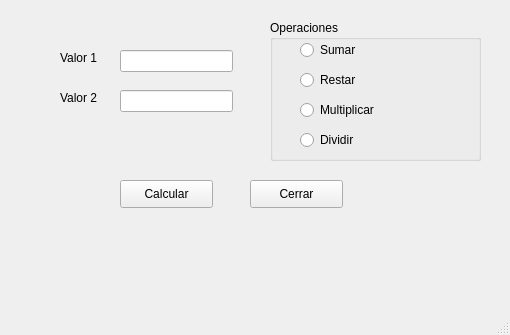
<?xml version="1.0" encoding="UTF-8"?>
<ui version="4.0">
 <class>MainWindow</class>
 <widget class="QMainWindow" name="MainWindow">
  <property name="geometry">
   <rect>
    <x>0</x>
    <y>0</y>
    <width>510</width>
    <height>335</height>
   </rect>
  </property>
  <property name="windowTitle">
   <string>MainWindow</string>
  </property>
  <widget class="QWidget" name="centralwidget">
   <widget class="QLabel" name="label">
    <property name="geometry">
     <rect>
      <x>60</x>
      <y>50</y>
      <width>55</width>
      <height>16</height>
     </rect>
    </property>
    <property name="text">
     <string>Valor 1</string>
    </property>
   </widget>
   <widget class="QLabel" name="label_2">
    <property name="geometry">
     <rect>
      <x>60</x>
      <y>90</y>
      <width>55</width>
      <height>16</height>
     </rect>
    </property>
    <property name="text">
     <string>Valor 2</string>
    </property>
   </widget>
   <widget class="QLineEdit" name="dsbValor1">
    <property name="geometry">
     <rect>
      <x>120</x>
      <y>50</y>
      <width>113</width>
      <height>22</height>
     </rect>
    </property>
   </widget>
   <widget class="QLineEdit" name="dsbValor2">
    <property name="geometry">
     <rect>
      <x>120</x>
      <y>90</y>
      <width>113</width>
      <height>22</height>
     </rect>
    </property>
   </widget>
   <widget class="QPushButton" name="btnCalcular">
    <property name="geometry">
     <rect>
      <x>120</x>
      <y>180</y>
      <width>93</width>
      <height>28</height>
     </rect>
    </property>
    <property name="text">
     <string>Calcular</string>
    </property>
   </widget>
   <widget class="QPushButton" name="btnCerrar">
    <property name="geometry">
     <rect>
      <x>250</x>
      <y>180</y>
      <width>93</width>
      <height>28</height>
     </rect>
    </property>
    <property name="text">
     <string>Cerrar</string>
    </property>
   </widget>
   <widget class="QLabel" name="lblResultado">
    <property name="geometry">
     <rect>
      <x>40</x>
      <y>220</y>
      <width>221</width>
      <height>41</height>
     </rect>
    </property>
    <property name="text">
     <string/>
    </property>
   </widget>
   <widget class="QGroupBox" name="groupBox">
    <property name="geometry">
     <rect>
      <x>270</x>
      <y>20</y>
      <width>211</width>
      <height>141</height>
     </rect>
    </property>
    <property name="title">
     <string>Operaciones</string>
    </property>
    <widget class="QRadioButton" name="rbSumar">
     <property name="geometry">
      <rect>
       <x>30</x>
       <y>20</y>
       <width>95</width>
       <height>20</height>
      </rect>
     </property>
     <property name="text">
      <string>Sumar</string>
     </property>
    </widget>
    <widget class="QRadioButton" name="rbRestar">
     <property name="geometry">
      <rect>
       <x>30</x>
       <y>50</y>
       <width>95</width>
       <height>20</height>
      </rect>
     </property>
     <property name="text">
      <string>Restar</string>
     </property>
    </widget>
    <widget class="QRadioButton" name="rbMultiplicar">
     <property name="geometry">
      <rect>
       <x>30</x>
       <y>80</y>
       <width>111</width>
       <height>20</height>
      </rect>
     </property>
     <property name="text">
      <string>Multiplicar</string>
     </property>
    </widget>
    <widget class="QRadioButton" name="rbDividir">
     <property name="geometry">
      <rect>
       <x>30</x>
       <y>110</y>
       <width>95</width>
       <height>20</height>
      </rect>
     </property>
     <property name="text">
      <string>Dividir</string>
     </property>
    </widget>
   </widget>
  </widget>
  <widget class="QStatusBar" name="statusbar"/>
 </widget>
 <resources/>
 <connections/>
</ui>
